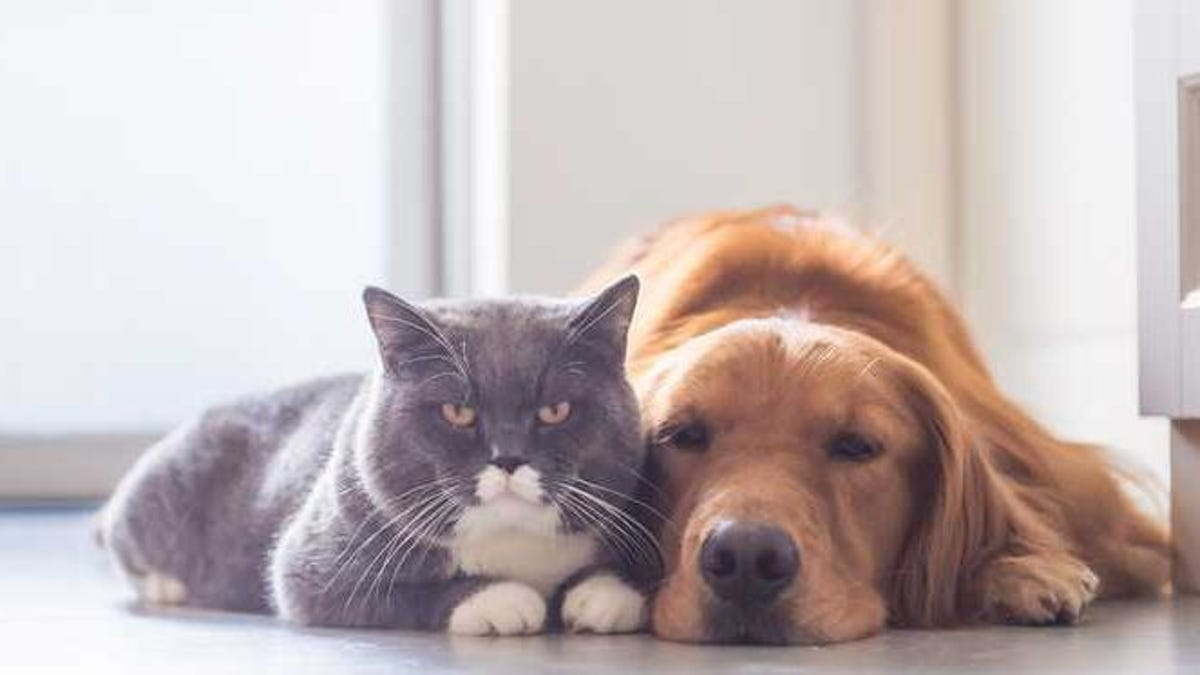
#> input picture Saliency_Map/data/dog_and_cat.jpg, 1200 x 675 px
$ jupyter execute spectral_residual.ipynb
#> lines starting #> are read from the running program, lines starting #| are printed output that depends on the picture
[cell 1]
import numpy as np
import cv2 as cv

WIDTH = 128   # has a great influence on the result

[cell 2]
import matplotlib.pyplot as plt

[cell 3]
# read
img = cv.imread('data/dog_and_cat.jpg',0)
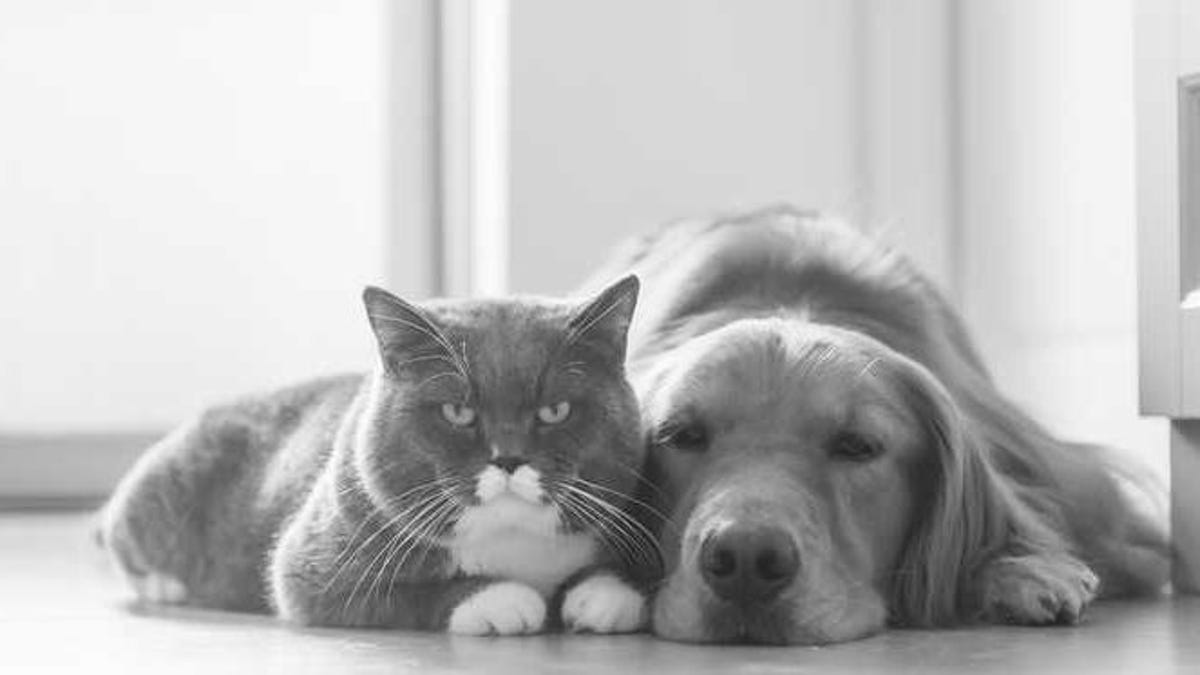
#> img: shape (675, 1200); min 21, max 255, mean 185.1
imgClone = img.copy()

[cell 4]
imgClone = cv.resize(imgClone, (WIDTH,WIDTH*img.shape[0]//img.shape[1]))
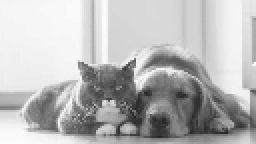
#> imgClone: shape (72, 128) (shown 2 times larger); min 33, max 253, mean 185.1

c = cv.dft(np.float32(imgClone), flags = cv.DFT_COMPLEX_OUTPUT)
mag = np.sqrt(c[:,:,0]**2 + c[:,:,1]**2)
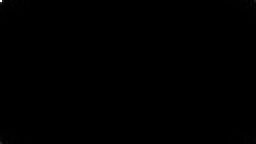
#> mag: shape (72, 128) float32 (shown 2 times larger); min 7, max 1705432, mean 1828.4; drawn with min black and max white
spectralResidual = np.exp(np.log(mag) - cv.boxFilter(np.log(mag), -1, (3,3)))
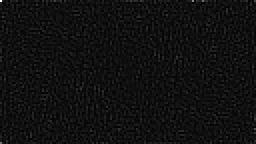
#> spectralResidual: shape (72, 128) float32 (shown 2 times larger); min 0.0194, max 17.12, mean 1.16; drawn with min black and max white

c[:,:,0] = c[:,:,0] * spectralResidual / mag
c[:,:,1] = c[:,:,1] * spectralResidual / mag
c = cv.dft(c, flags = (cv.DFT_INVERSE | cv.DFT_SCALE))
mag = c[:,:,0]**2 + c[:,:,1]**2
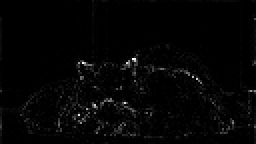
#> mag: shape (72, 128) float32 (shown 2 times larger); min 1.48e-09, max 0.00962, mean 0.000184; drawn with min black and max white
cv.normalize(cv.GaussianBlur(mag,(9,9),3,3), mag, 0., 1., cv.NORM_MINMAX)
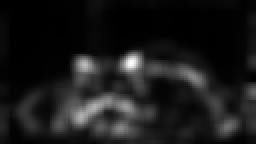
#> mag: shape (72, 128) float32 (shown 2 times larger); min -5.67e-11, max 1, mean 0.104; drawn with min black and max white

[cell 5]
plt.figure(figsize = (20,10))
plt.subplot(2,2,1), plt.imshow(cv.cvtColor(img, cv.COLOR_BGR2RGB))
plt.title('Input image')
#    cv2.imshow("input",  img)
plt.subplot(2,2,2), plt.imshow(mag)
plt.title('Saliency map')
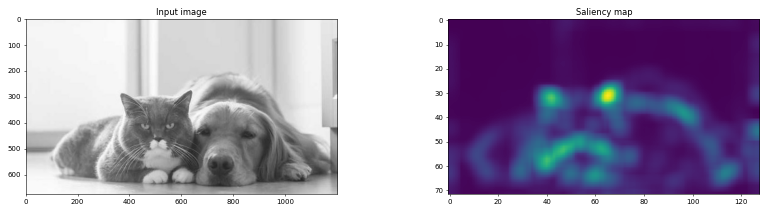
#> figure drawn by matplotlib, 2 panels
